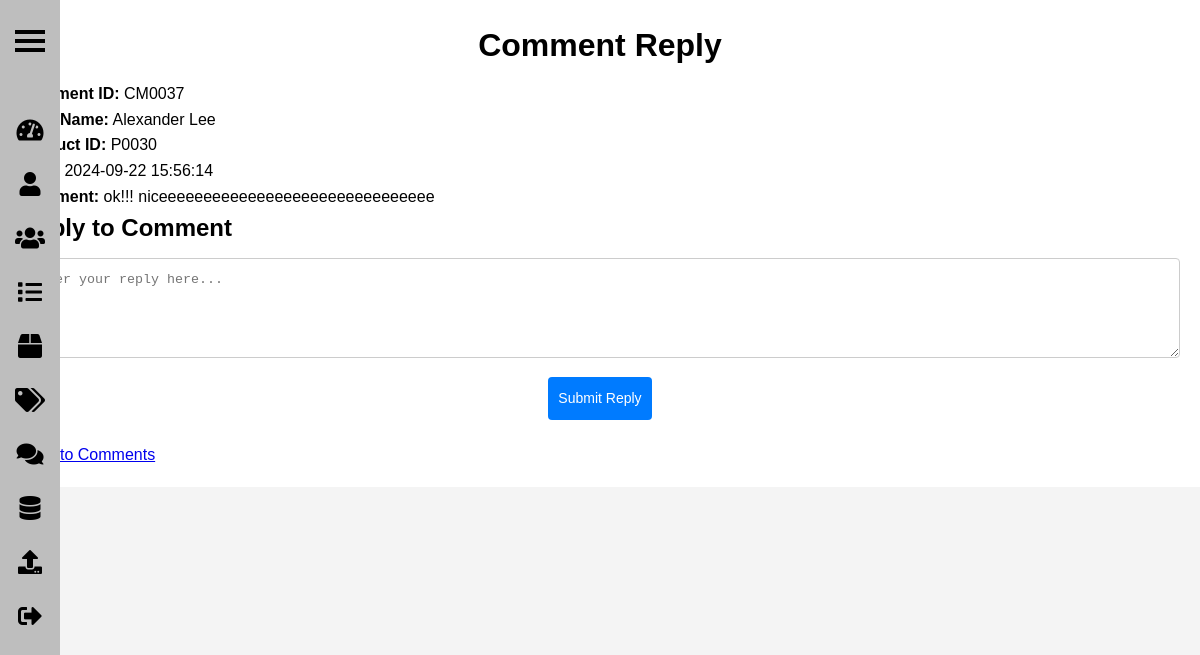
The page /admin/reply.php?comment_id=CM0037 (signed in) on the database its author committed.
### tables this page shows
CREATE TABLE `comment` (
  `comment_id` varchar(11) NOT NULL,
  `user_id` varchar(11) NOT NULL,
  `product_id` varchar(11) NOT NULL,
  `datetime` datetime NOT NULL,
  `comment` varchar(255) NOT NULL,
  `rate` int(11) NOT NULL,
  `photo` varchar(255) NOT NULL
);

CREATE TABLE `user` (
  `user_id` varchar(5) NOT NULL,
  `name` varchar(100) NOT NULL,
  `email` varchar(100) NOT NULL,
  `password` varchar(100) NOT NULL,
  `gender` varchar(10) NOT NULL,
  `birthday` date NOT NULL,
  `photo` varchar(100) NOT NULL,
  `role` varchar(100) NOT NULL,
  `status` varchar(20) NOT NULL,
  `failed_attempts` int(11) DEFAULT 0,
  `last_failed_attempt` datetime DEFAULT NULL,
  `banned_until` datetime DEFAULT NULL,
  `last_login_time` datetime DEFAULT NULL,
  `login_count` int(11) DEFAULT 0,
  `last_login_event_time` datetime DEFAULT NULL,
  `deactivated_at` datetime DEFAULT NULL,
  `remember_token` varchar(64) DEFAULT NULL,
  `remember_token_expiry` datetime DEFAULT NULL,
  `contact_num` varchar(20) NOT NULL
);

### admin/reply.php (the view, shortened to what this page needs)
<?php
include '../_base.php';
include '../include/sidebarAdmin.php';
$comment_id = isset($_GET['comment_id']) ? $_GET['comment_id'] : '';
$query = "
    SELECT c.*, u.name AS user_name
    FROM comment AS c
    JOIN user AS u ON c.user_id = u.user_id
    WHERE c.comment_id = :comment_id
";
$stmt = $_db->prepare($query);
$stmt->bindParam(':comment_id', $comment_id, PDO::PARAM_STR);
$stmt->execute();
$comment = $stmt->fetch();
?>
<!DOCTYPE html>
<html lang="en">
<head>
    <link rel="stylesheet" href="../css/userList.css">
</head>
<body>
    <div class="container">
        <h1>Comment Reply</h1>
        <p><strong>Comment ID:</strong> <?= htmlspecialchars($comment->comment_id) ?></p>
        <p><strong>User Name:</strong> <?= htmlspecialchars($comment->user_name) ?></p>
        <p><strong>Product ID:</strong> <?= htmlspecialchars($comment->product_id) ?></p>
        <p><strong>Date:</strong> <?= htmlspecialchars($comment->datetime) ?></p>
        <p><strong>Comment:</strong> <?= htmlspecialchars($comment->comment) ?></p>
        <h2>Reply to Comment</h2>
        <?php if (!empty($comment->reply)): ?>
            <div>
                <p><strong>Reply:</strong> <?= htmlspecialchars($comment->reply) ?></p>
                <span class="edit-icon" onclick="showReplyForm()">✏️ Edit</span>
            </div>
            <form method="POST" id="replyForm" class="reply-form">
                <textarea id="replyText" name="reply" required placeholder="Enter your reply here..."></textarea>
                <button type="submit">Submit Reply</button>
            </form>
        <?php else: ?>
            <form method="POST">
                <textarea name="reply" required placeholder="Enter your reply here..."></textarea>
                <button type="submit">Submit Reply</button>
            </form>
        <?php endif; ?>
        <a href="commentList.php">Back to Comments</a>
    </div>
</body>
</html>

### css/adminHome.css (style rules this page uses)
* { margin: 0; padding: 0; box-sizing: border-box; line-height: 1.6; }

### css/userList.css (style rules this page uses)
body { font-family: Arial, sans-serif; background-color: #f4f4f4; }
h1 { text-align: center; margin-bottom: 20px; }
.container { max-width: 1200px; margin: auto; padding: 0 15px; }
form { margin-bottom: 20px; text-align: center; }
.container button { background-color: #007bff; color: white; border: none; padding: 10px; text-align: center; display: inline-block; font-size: 14px; margin: 2px 1px; cursor: pointer; border-radius: 4px; }

### admin/reply.php (style rules this page uses)
body { display: flex; margin: 0; }
.container { padding: 20px; flex-grow: 1; background-color: #ffffff; }
h1, h2 { margin: 0 0 10px; }
textarea { width: 100%; height: 100px; margin-bottom: 10px; padding: 10px; border: 1px solid #ccc; border-radius: 4px; }

### rows shown on the page
comment: comment_id "CM0037", user.name "Alexander Lee", product "P0030", datetime "2024-09-22 15:56:14", comment "ok!!! niceeeeeeeeeeeeeeeeeeeeeeeeeeeeeee"
